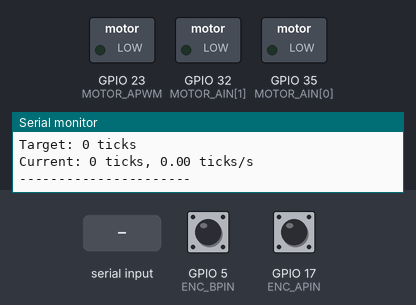
Simulated run of this sketch. Board: ESP32. Shown: switched loads named in the sketch (green lamp = pin HIGH), the last lines printed to the serial monitor. The test bench sets the inputs (shaded band); at power-on: GPIO 17 (ENC_APIN) HIGH, GPIO 5 (ENC_BPIN) HIGH.

Above: at 1.2 s.
1.3 s: "b 1000\n" received over Serial
At 1.7 s:
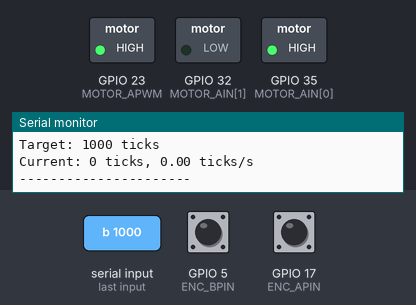
2.8 s: "90 45\n" received over Serial
At 4.0 s:
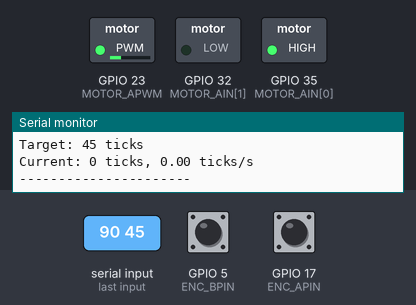
4.3 s: "30 150\n" received over Serial
At 5.1 s:
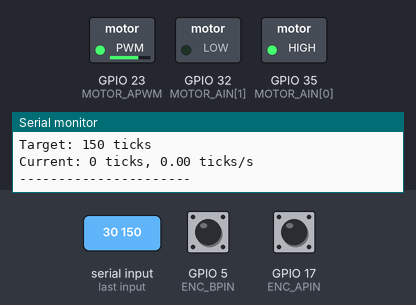
5.8 s: GPIO 17 (ENC_APIN) pulled LOW for 0.15 s
At 7.0 s:
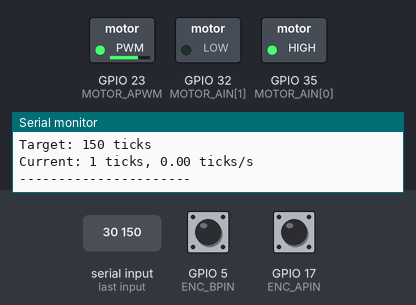
7.4 s: "b 1000\n" received over Serial
At 8.7 s:
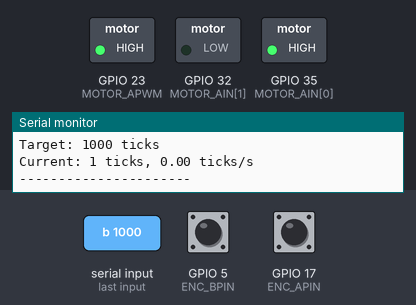
Timing chart, 0 to 9.9 s (numbered marks = the images above; inputs shaded):
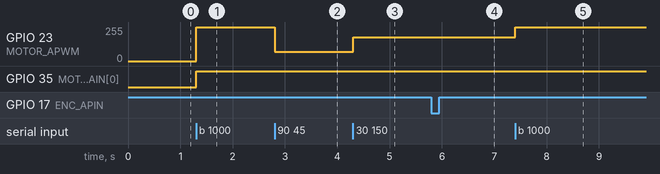

Measured:
- after the input at 1.3 s, GPIO 23 (MOTOR_APWM): 0/255 → 255/255 at once; GPIO 35 (MOTOR_AIN[0]): LOW → HIGH at once
- after the input at 2.8 s, GPIO 23 (MOTOR_APWM): 255/255 → 70/255 at once
- after the input at 4.3 s, GPIO 23 (MOTOR_APWM): 70/255 → 179/255 at once
- after the input at 5.8 s, GPIO 23 (MOTOR_APWM): 179/255 → 177/255 after 0.15 s
- after the input at 7.4 s, GPIO 23 (MOTOR_APWM): 177/255 → 255/255 at once

The sketch:

OLSN_testbed_PID.ino
```cpp
/******************************************************
 * ESP32 (Arduino Core 3.3.x) + 4 x N20 DC Motors with Encoders
 * - Uses LEDC API: ledcAttach(pin, freq, resolution), ledcWrite(pin, duty)
 * - Position in encoder ticks (HIGH counts), not degrees
 * - Per-motor:
 *    - Position (ticks)
 *    - Speed (ticks/s)
 *    - Simple position control (target ticks)
 * - Set target positions via Serial:
 *    - "A 360"   -> Motor A to 360 ticks
 *    - "B 1000"  -> Motor B to 1000 ticks
 *    - "C 0"     -> Motor C to tick 0 (if you reset ticks)
 * - Motors DO NOT move until a serial command is received.
 ******************************************************/

#include <Arduino.h>

// ======================== PIN DEFINITIONS ========================

// Motor A
const int MOTOR_AIN[2] = {35, 32};   // IN1, IN2 to driver
const int MOTOR_APWM   = 23;         // PWM to driver

// Encoders (Phase A only, one per motor)
const int ENC_APIN = 17;
const int ENC_BPIN = 5;

// ======================== CONSTANTS ========================

// PWM settings
const uint32_t pwmFreq       = 20000;   // 20 kHz
const uint8_t  pwmResolution = 8;       // 8-bit (0–255)

// Base duty when moving (tune as needed; 0–255)
int baseDutyA = 150;

float kp = 1.2;
// ======================== ENCODER STATE ========================

volatile long ticksA = 0;

volatile long lastTicksA = 0;

float speedA_ticksPerSec = 0.0f;

unsigned long lastSpeedUpdateMs = 0;

// ======================== POSITION-CONTROL STATE (IN TICKS) ========================

long targetTicksA = 0;

// Tolerance in ticks: how close is "good enough"
const long TICK_TOLERANCE = 5;   // e.g., within ±5 encoder counts

// Control active flag
bool anyControlEnabled = false;

// ======================== ENCODER ISRs ========================

// Count rising edges on Phase A for each motor

void IRAM_ATTR handleEncoder() {
  int bState = digitalRead(ENC_BPIN);
  if (bState == HIGH) {
    ticksA++; // Spinning one way
  } else {
    ticksA--; // Spinning the other way
  }
}

// ======================== MOTOR HELPERS ========================

// ----- Motor A -----
void motorA_forward() { digitalWrite(MOTOR_AIN[0], HIGH); digitalWrite(MOTOR_AIN[1], LOW); }
void motorA_reverse() { digitalWrite(MOTOR_AIN[0], LOW);  digitalWrite(MOTOR_AIN[1], HIGH); }
void motorA_stop()    { digitalWrite(MOTOR_AIN[0], LOW);  digitalWrite(MOTOR_AIN[1], LOW); }
void motorA_setSpeed(int duty) {
  duty = constrain(duty, 0, 255);
  ledcWrite(MOTOR_APWM, duty);   // write by pin
}

// ======================== SETUP ========================

void setup() {
  Serial.begin(115200);

  // Motor pins
  pinMode(MOTOR_AIN[0], OUTPUT);
  pinMode(MOTOR_AIN[1], OUTPUT);
  pinMode(MOTOR_APWM,   OUTPUT);

  // Encoder pins
  pinMode(ENC_APIN, INPUT_PULLUP);
  pinMode(ENC_BPIN, INPUT_PULLUP);

  attachInterrupt(digitalPinToInterrupt(ENC_APIN), handleEncoder, RISING);

  // LEDC PWM attach by pin
  ledcAttach(MOTOR_APWM, pwmFreq, pwmResolution);

  // Start with motors stopped, controller disabled
  motorA_stop(); motorA_setSpeed(0);

  lastSpeedUpdateMs = millis();

  targetTicksA = 0;

  anyControlEnabled = false;

  Serial.println("--- SYSTEM RESTARTED ---");
  Serial.println("Motors will NOT move until you send a command.");
  Serial.println("Enter commands like: A 360  or  B 1000  (motor + target ticks)");
}


// ======================== SPEED UPDATE ========================

void updateSpeeds() {
  unsigned long now = millis();
  unsigned long dtMs = now - lastSpeedUpdateMs;
  if (dtMs < 100) return;   // update every 100 ms
  lastSpeedUpdateMs = now;
  float dtSec = dtMs / 1000.0f;

  long curA;
  noInterrupts();
  curA = ticksA;

  interrupts();
  long dA = curA - lastTicksA; lastTicksA = curA;
  speedA_ticksPerSec = dA / dtSec;
}

// ======================== POSITION CONTROL (IN TICKS) ========================

// index: 0=A, 1=B, 2=C, 3=D
void updatePositionControlForMotor(int index) {
  long curTicks, targetTicks;

  noInterrupts(); curTicks = ticksA; interrupts();
  targetTicks = targetTicksA;
  long errorTicks = targetTicks - curTicks;

  // 1. Tolerance Check
  if (labs(errorTicks) <= TICK_TOLERANCE) {
      motorA_stop();
      motorA_setSpeed(0);
      return;
  }

  // 2. Calculate Duty using Absolute Value
  // We use labs() because duty must be positive for the PWM controller
  int duty = labs(errorTicks) * kp;

  // 3. The "Anti-Stall" Floor
  // Even if the error is small, we need at least ~70 PWM to move the N20 gears
  if (duty < 70) duty = 70;

  // 4. Cap it at 255
  if (duty > 255) duty = 255;

  // 5. Direction Logic
  if (errorTicks > 0) {
      motorA_forward();
      motorA_setSpeed(duty);
  } else {
      // This will now trigger when target (0) < current (2000)
      motorA_reverse();
      motorA_setSpeed(duty);
  }
}


// convenience setter – also enables control
void setTargetTicks(long ticksTarget) {
  anyControlEnabled = true;   // enable control after the first command
    targetTicksA = ticksTarget;
}


// ======================== SERIAL INPUT (IN TICKS) ========================

// Parse commands like "A 360", "b 1000", etc. (ticks, not degrees)
void readSerialCommand() {
  if (!Serial.available()) return;

  String line = Serial.readStringUntil('\n');
  line.trim();
  if (line.length() < 3) return;  // need at least "A x"

  char motorChar = line.charAt(0);
  motorChar = toupper(motorChar);

  int spaceIdx = line.indexOf(' ');
  if (spaceIdx < 0) return;

  String valStr = line.substring(spaceIdx + 1);
  valStr.trim();
  if (valStr.length() == 0) return;

  long targetTicks = valStr.toInt();   // now interpreted as ticks (HIGH counts)


  setTargetTicks(targetTicks);

  Serial.print("Set target for motor ");
  Serial.print(motorChar);
  Serial.print(" to ");
  Serial.print(targetTicks);
  Serial.println(" ticks");
}


// ======================== MAIN LOOP ========================

void loop() {
  // Handle user input
  readSerialCommand();

  // Update speed estimations (in ticks/s)
  updateSpeeds();

  // Only run position control after at least one command
  if (anyControlEnabled) {
    updatePositionControlForMotor(0);

  }

  // Read positions
  long pA, pB, pC, pD;
  noInterrupts();
  pA = ticksA;

  interrupts();

  // Periodic debug print
  static unsigned long lastPrint = 0;
  unsigned long now = millis();
  if (now - lastPrint >= 200) {
    lastPrint = now;

    Serial.println("==== Motor States ====");
    Serial.print("Target: "); Serial.print(targetTicksA); Serial.println(" ticks");
    Serial.print("Current: "); Serial.print(pA); Serial.print(" ticks, ");
    Serial.print(speedA_ticksPerSec); Serial.println(" ticks/s");
    Serial.println("----------------------");
  }
}
```
